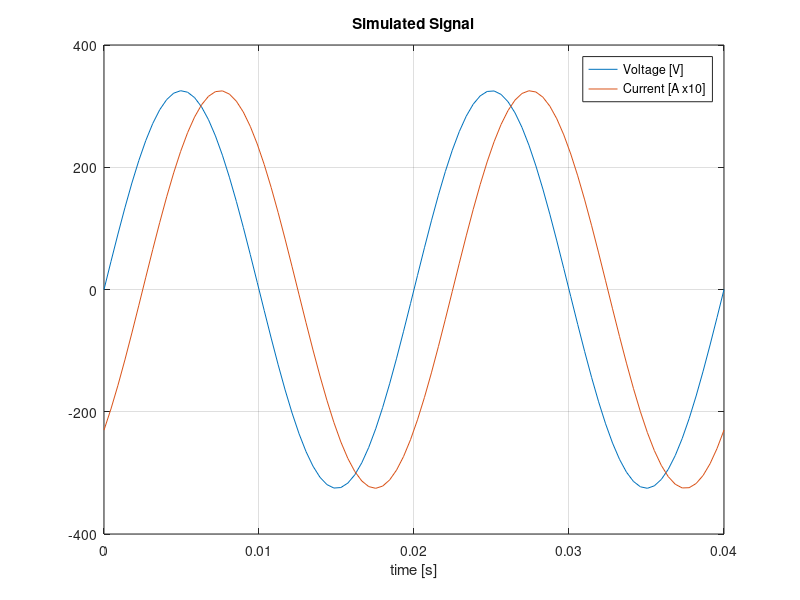
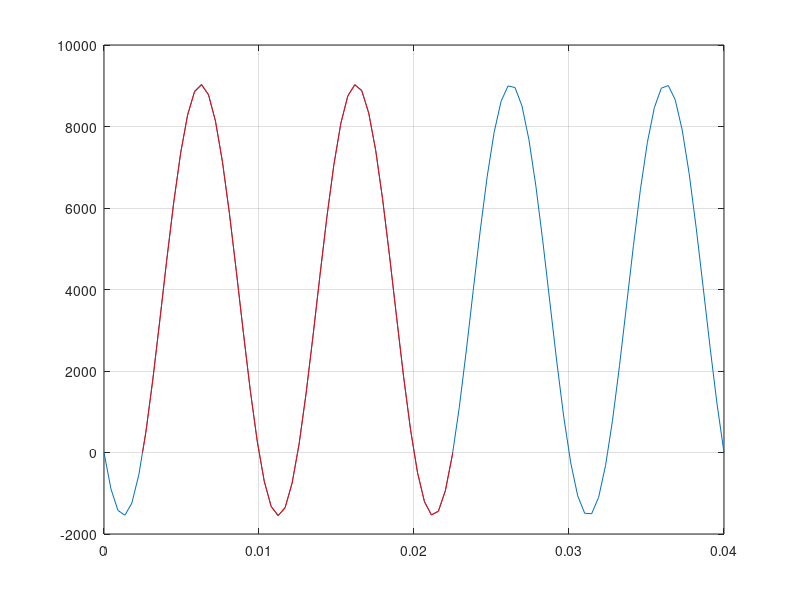

Recreate these plots in MATLAB, in order.
#! /usr/bin/octave -qf --persist
# AC Circuit Analysis
#
# run this file with:  ./Template.m
# or: octave --persist Template.m
#
# Requires:
# octave-signal that requieres octave-control

clear all
#close all
# Generating Simulated Signal for Testing
f = 50;             # Frequency in Herts
T = 1 / f;          # Period in seconds
w = 2 * pi * f;     # Frequency in rad/s

Veff = 230;           # Voltage Source
Vp = sqrt(2) * Veff;  # Peak Voltage

nT = 2;             # Number of Periods to show
#sT = 26;            # Samples per Period
#sT = 36;            # Samples per Period
sT = 45;            # Samples per Period
#sT = 90;            # Samples per Period
#sT = 180;            # Samples per Period
#sT = 360;            # Samples per Period


#t = 0:T/sT:nT*T;     # Array of time
t = linspace(0, nT*T, sT*nT);
Vs = Vp * sin(w * t);
# Simulated Current fir testing
Ip = Vp / 10;
phi_deg = 0;     # PF = 1, calculation error
#phi_deg = -0.6;     # PF = 1, min value with non calculation error
phi_deg = -10;   # PF = 0.9848
#phi_deg = -20;   # PF = 9397
#phi_deg = -30;   # PF = 0.8660
phi_deg = -45;   # PF = 0.7071
#phi_deg = -90;   # Capacitive Load.
                # > 0, Current advanced over Voltage
                # Inductive Load, AC Motor.
                # < 0, Current delayed over Voltage
phi_rad = phi_deg / 360 * 2 * pi;
PF = abs(cos(phi_rad))
Is = Ip * sin(w * t + phi_rad);
figure(1);
plot(t, Vs, t, Is*10);
title('Simulated Signal');
xlabel('time [s]');
legend('Voltage [V]', 'Current [A x10]');
grid;

# Calculation Power Phactor of Simulated Signal
Ps = Vs .* Is;
figure(2);
plot(t, Ps);
grid;

# Find Zero Crossing point of Ps
#t0 = zerocrossing(t, Ps);  % error: 'zerocrossing' undefined near line 3, column 5

% Frequency Estimation at Transmitter
% Counting Zero Crossings
t0=[];
i0=[];  # Index where we will insert el 0 value
for n=1:length(Ps)-1
  if Ps(n)>0 && Ps(n+1)<0   % from + to -
    i0(end+1) = n+1;
    t0(end+1) = interp1([Ps(n) Ps(n+1)], [t(n) t(n+1)], 0);
  end
  if Ps(n)<0 && Ps(n+1)>0   % from - to +
    i0(end+1) = n+1;
    t0(end+1) = interp1([Ps(n) Ps(n+1)], [t(n) t(n+1)], 0);
  end
end

# Insert del points where value is 0
for n = 1:length(t0)
    pos = length(t0)-n+1;
    #t0(pos)
    # Insert new interpolated value in the arrays after n
    t = [t(1:i0(pos)-1), t0(pos), t(i0(pos):end)];
    Ps = [Ps(1:i0(pos)-1), 0, Ps(i0(pos):end)];
end

# Update Indexes for zeros cross
i0=[];
for n = 1:length(Ps)
  if Ps(n) == 0
    i0(end+1) = n;
  end
end

% We have 2 zero crossings per period
dt1 = t0(3) - t0(2)
dt2 = t0(4) - t0(3)
phi_m_deg = 360 / (dt2 + dt1) / 2 * dt2
phi_m_rad = pi / (dt2 + dt1) * dt2
PF_m = abs(cos(phi_m_rad))
Vs_m = max(Vs) / sqrt(2)   # Vpeak / sqrt(2)
Is_m = max(Is) / sqrt(2)
Ps_m =  Vs_m * Is_m * PF

printf('\nEnergy, Veff * Ieff * PF * T in one Period\n');
Ps_m =  Vs_m * Is_m * PF * T  # Power * T time = W*s

# Integer number of periods of signal
Np = 1;
# 1 Period of the signal = 2 periods of power
Npp = Np * 2;
Ini = 2;
tp = [];
Psp = [];
for n = 1:length(Ps)
  if n >= i0(Ini) && n <= i0(Npp*2+Ini)
    tp(end+1) = t(n);
    Psp(end+1) = Ps(n);
  end
end

plot(t, Ps, tp, Psp, 'r')
grid;

printf('\nEnergy by Itegration of V .* I in one period.\n');
Es = trapz(tp, Psp) / Np  # Watts * s

# Another way to get Power Factor, NOT WORKING YET
printf('\nEnergy by Effective values.\n');
Veff
Ieff = Ip / sqrt(2)
Pseff = Veff * Ieff
PF2 =  Ps_m / Pseff
Eeff = Pseff * T  # Power * T time = W*s
PF = Es / Eeff